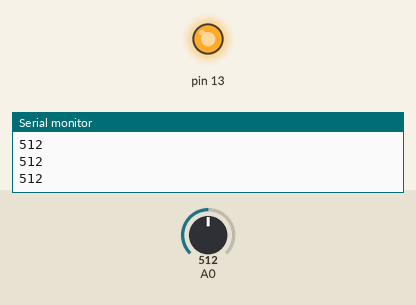
Recording of a sketch running on a simulated Arduino Uno, built with avr-gcc and run on an emulated ATmega328P. On the bench: output pins drawn as LEDs (lit = HIGH), the last lines printed to the serial monitor. The inputs (shaded band) are chosen by the test bench; at power-on: A0 = 512.

Above: at 1.2 s.
1.3 s: A0 set to 221
2.8 s: A0 set to 195
At 4.0 s:
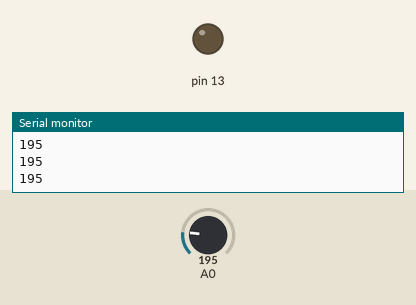
4.3 s: A0 set to 215
At 5.1 s:
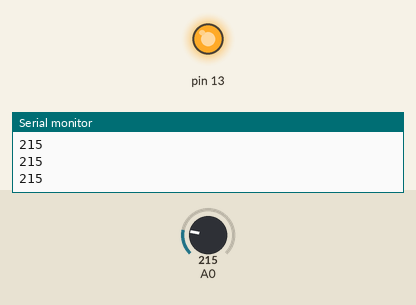
5.8 s: A0 set to 122
At 6.3 s:
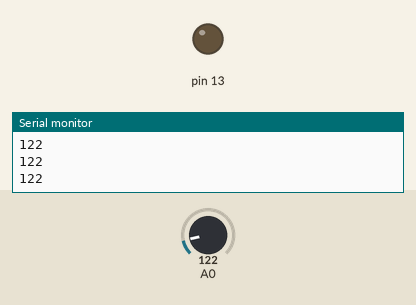
Timing chart, 0 to 8.3 s (numbered marks = the images above; inputs shaded):
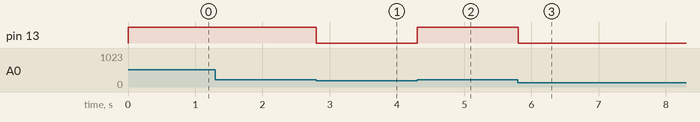

Measured:
- the behaviour switches between 206 and 205 on A0 (found by bisection; images 0 and 1)
- after the input at 2.8 s, pin 13: HIGH → LOW at once
- after the input at 4.3 s, pin 13: LOW → HIGH at once
- after the input at 5.8 s, pin 13: HIGH → LOW at once

The sketch:

one_ir_sensor.ino
```cpp
int sensor1 = 0;

void setup()
{
  Serial.begin(9600);
  pinMode(13, OUTPUT);
}

void loop()
{
  sensor1 = analogRead(A0);
  if (sensor1>205)
    digitalWrite(13, HIGH);
  else
    digitalWrite(13, LOW);
  Serial.println(sensor1);
}
```
